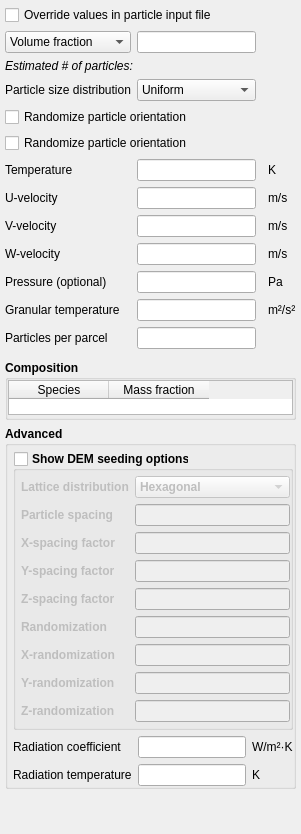
             <widget class="QWidget" name="page_solids">
              <property name="styleSheet">
               <string notr="true"/>
              </property>
              <layout class="QVBoxLayout" name="verticalLayout_5">
               <property name="spacing">
                <number>6</number>
               </property>
               <property name="leftMargin">
                <number>5</number>
               </property>
               <property name="topMargin">
                <number>5</number>
               </property>
               <property name="rightMargin">
                <number>5</number>
               </property>
               <property name="bottomMargin">
                <number>5</number>
               </property>
               <item>
                <widget class="CheckBox" name="checkbox_keyword_ic_override_part_input_args_IC_P">
                 <property name="text">
                  <string>Override values in particle input file</string>
                 </property>
                </widget>
               </item>
               <item>
                <widget class="QWidget" name="frame_solids_parameters" native="true">
                 <layout class="QGridLayout" name="gridLayout_2">
                  <property name="leftMargin">
                   <number>0</number>
                  </property>
                  <property name="topMargin">
                   <number>0</number>
                  </property>
                  <property name="rightMargin">
                   <number>0</number>
                  </property>
                  <property name="bottomMargin">
                   <number>5</number>
                  </property>
                  <property name="spacing">
                   <number>6</number>
                  </property>
                  <item row="14" column="0">
                   <widget class="QLabel" name="label_ic_pic_const_statwt">
                    <property name="text">
                     <string>Particles per parcel</string>
                    </property>
                   </widget>
                  </item>
                  <item row="12" column="3">
                   <widget class="QLabel" name="label_ic_p_star_units">
                    <property name="text">
                     <string>Pa</string>
                    </property>
                   </widget>
                  </item>
                  <item row="5" column="1">
                   <widget class="QComboBox" name="combobox_ic_psd">
                    <item>
                     <property name="text">
                      <string>Uniform</string>
                     </property>
                    </item>
                   </widget>
                  </item>
                  <item row="10" column="0">
                   <widget class="QLabel" name="label_ic_v_s">
                    <property name="text">
                     <string>V-velocity</string>
                    </property>
                   </widget>
                  </item>
                  <item row="2" column="0">
                   <widget class="QComboBox" name="combobox_solids_content_type">
                    <item>
                     <property name="text">
                      <string>Volume fraction</string>
                     </property>
                    </item>
                    <item>
                     <property name="text">
                      <string>Inventory</string>
                     </property>
                    </item>
                    <item>
                     <property name="text">
                      <string>Particle count</string>
                     </property>
                    </item>
                   </widget>
                  </item>
                  <item row="13" column="3">
                   <widget class="QLabel" name="label_ic_theta_m_units">
                    <property name="text">
                     <string>m²/s²</string>
                    </property>
                   </widget>
                  </item>
                  <item row="11" column="3">
                   <widget class="QLabel" name="label_ic_w_s_units">
                    <property name="text">
                     <string>m/s</string>
                    </property>
                   </widget>
                  </item>
                  <item row="11" column="0">
                   <widget class="QLabel" name="label_ic_w_s">
                    <property name="text">
                     <string>W-velocity</string>
                    </property>
                   </widget>
                  </item>
                  <item row="8" column="0">
                   <widget class="QLabel" name="label_ic_t_s">
                    <property name="text">
                     <string>Temperature</string>
                    </property>
                   </widget>
                  </item>
                  <item row="5" column="0">
                   <widget class="QLabel" name="label_ic_psd">
                    <property name="text">
                     <string>Particle size distribution</string>
                    </property>
                   </widget>
                  </item>
                  <item row="13" column="0">
                   <widget class="QLabel" name="label_ic_theta_m">
                    <property name="text">
                     <string>Granular temperature</string>
                    </property>
                   </widget>
                  </item>
                  <item row="12" column="1">
                   <widget class="LineEdit" name="lineedit_ic_p_star_args_IC"/>
                  </item>
                  <item row="10" column="3">
                   <widget class="QLabel" name="label_ic_v_s_units">
                    <property name="text">
                     <string>m/s</string>
                    </property>
                   </widget>
                  </item>
                  <item row="2" column="1">
                   <widget class="LineEdit" name="lineedit_solids_content"/>
                  </item>
                  <item row="8" column="1">
                   <widget class="LineEdit" name="lineedit_keyword_ic_t_s_args_IC_P"/>
                  </item>
                  <item row="2" column="3">
                   <widget class="QLabel" name="label_solids_content_units">
                    <property name="text">
                     <string/>
                    </property>
                   </widget>
                  </item>
                  <item row="13" column="1">
                   <widget class="LineEdit" name="lineedit_keyword_ic_theta_m_args_IC_P"/>
                  </item>
                  <item row="9" column="3">
                   <widget class="QLabel" name="label_ic_u_s_units">
                    <property name="text">
                     <string>m/s</string>
                    </property>
                   </widget>
                  </item>
                  <item row="14" column="1">
                   <widget class="LineEdit" name="lineedit_keyword_ic_pic_const_statwt_args_IC_P"/>
                  </item>
                  <item row="11" column="1">
                   <widget class="LineEdit" name="lineedit_keyword_ic_w_s_args_IC_P"/>
                  </item>
                  <item row="4" column="0" colspan="4">
                   <widget class="QLabel" name="label_estimated_particles">
                    <property name="font">
                     <font>
                      <italic>true</italic>
                     </font>
                    </property>
                    <property name="text">
                     <string>Estimated # of particles:</string>
                    </property>
                   </widget>
                  </item>
                  <item row="9" column="0">
                   <widget class="QLabel" name="label_ic_u_s">
                    <property name="text">
                     <string>U-velocity</string>
                    </property>
                   </widget>
                  </item>
                  <item row="9" column="1">
                   <widget class="LineEdit" name="lineedit_keyword_ic_u_s_args_IC_P"/>
                  </item>
                  <item row="12" column="0">
                   <widget class="QLabel" name="label_ic_p_star">
                    <property name="text">
                     <string>Pressure (optional)</string>
                    </property>
                   </widget>
                  </item>
                  <item row="10" column="1">
                   <widget class="LineEdit" name="lineedit_keyword_ic_v_s_args_IC_P"/>
                  </item>
                  <item row="8" column="3">
                   <widget class="QLabel" name="label_ic_t_s_units">
                    <property name="text">
                     <string>K</string>
                    </property>
                   </widget>
                  </item>
                  <item row="6" column="0" colspan="4">
                   <widget class="CheckBox" name="checkbox_keyword_ic_sqp_random_q_args_IC_P">
                    <property name="text">
                     <string>Randomize particle orientation</string>
                    </property>
                   </widget>
                  </item>
                  <item row="7" column="0" colspan="4">
                   <widget class="CheckBox" name="checkbox_keyword_ic_gsp_random_q_args_IC_P">
                    <property name="text">
                     <string>Randomize particle orientation</string>
                    </property>
                   </widget>
                  </item>
                 </layout>
                </widget>
               </item>
               <item>
                <widget class="QGroupBox" name="groupbox_solids_composition">
                 <property name="sizePolicy">
                  <sizepolicy hsizetype="Minimum" vsizetype="Minimum">
                   <horstretch>0</horstretch>
                   <verstretch>0</verstretch>
                  </sizepolicy>
                 </property>
                 <property name="maximumSize">
                  <size>
                   <width>16777215</width>
                   <height>16777215</height>
                  </size>
                 </property>
                 <property name="font">
                  <font>
                   <weight>75</weight>
                   <bold>true</bold>
                  </font>
                 </property>
                 <property name="title">
                  <string>Composition</string>
                 </property>
                 <property name="flat">
                  <bool>true</bool>
                 </property>
                 <layout class="QGridLayout" name="gridLayout_13">
                  <property name="leftMargin">
                   <number>0</number>
                  </property>
                  <property name="topMargin">
                   <number>0</number>
                  </property>
                  <property name="rightMargin">
                   <number>0</number>
                  </property>
                  <property name="bottomMargin">
                   <number>2</number>
                  </property>
                  <property name="spacing">
                   <number>0</number>
                  </property>
                  <item row="0" column="0">
                   <widget class="QTableWidget" name="tablewidget_solids_mass_fraction">
                    <property name="maximumSize">
                     <size>
                      <width>16777215</width>
                      <height>35</height>
                     </size>
                    </property>
                    <property name="font">
                     <font>
                      <weight>50</weight>
                      <bold>false</bold>
                     </font>
                    </property>
                    <property name="selectionMode">
                     <enum>QAbstractItemView::NoSelection</enum>
                    </property>
                    <attribute name="horizontalHeaderHighlightSections">
                     <bool>false</bool>
                    </attribute>
                    <attribute name="verticalHeaderVisible">
                     <bool>false</bool>
                    </attribute>
                    <column>
                     <property name="text">
                      <string>Species</string>
                     </property>
                    </column>
                    <column>
                     <property name="text">
                      <string>Mass fraction</string>
                     </property>
                    </column>
                   </widget>
                  </item>
                 </layout>
                </widget>
               </item>
               <item>
                <widget class="QGroupBox" name="groupbox_solids_advanced">
                 <property name="font">
                  <font>
                   <weight>75</weight>
                   <bold>true</bold>
                  </font>
                 </property>
                 <property name="title">
                  <string>Advanced</string>
                 </property>
                 <property name="flat">
                  <bool>true</bool>
                 </property>
                 <layout class="QGridLayout" name="gridLayout_10">
                  <property name="leftMargin">
                   <number>5</number>
                  </property>
                  <property name="topMargin">
                   <number>5</number>
                  </property>
                  <property name="rightMargin">
                   <number>0</number>
                  </property>
                  <property name="bottomMargin">
                   <number>0</number>
                  </property>
                  <item row="0" column="0">
                   <widget class="QGroupBox" name="groupbox_dem_seeding">
                    <property name="styleSheet">
                     <string notr="true">QGroupBox::indicator {subcontrol-origin: top};</string>
                    </property>
                    <property name="title">
                     <string>Show DEM seeding options</string>
                    </property>
                    <property name="flat">
                     <bool>true</bool>
                    </property>
                    <property name="checkable">
                     <bool>true</bool>
                    </property>
                    <property name="checked">
                     <bool>false</bool>
                    </property>
                    <layout class="QGridLayout" name="gridLayout_16">
                     <property name="leftMargin">
                      <number>5</number>
                     </property>
                     <property name="topMargin">
                      <number>5</number>
                     </property>
                     <property name="rightMargin">
                      <number>0</number>
                     </property>
                     <property name="bottomMargin">
                      <number>5</number>
                     </property>
                     <property name="spacing">
                      <number>6</number>
                     </property>
                     <item row="8" column="1">
                      <widget class="LineEdit" name="lineedit_keyword_ic_des_rand_factor_z_args_IC_P"/>
                     </item>
                     <item row="4" column="0">
                      <widget class="QLabel" name="label_ic_des_space_factor_z">
                       <property name="text">
                        <string>Z-spacing factor</string>
                       </property>
                      </widget>
                     </item>
                     <item row="1" column="0">
                      <widget class="QLabel" name="label_ic_des_spacing">
                       <property name="text">
                        <string>Particle spacing</string>
                       </property>
                      </widget>
                     </item>
                     <item row="6" column="0">
                      <widget class="QLabel" name="label_ic_des_rand_factor_x">
                       <property name="text">
                        <string>X-randomization</string>
                       </property>
                      </widget>
                     </item>
                     <item row="7" column="1">
                      <widget class="LineEdit" name="lineedit_keyword_ic_des_rand_factor_y_args_IC_P"/>
                     </item>
                     <item row="5" column="1">
                      <widget class="LineEdit" name="lineedit_keyword_ic_des_rand_args_IC_P"/>
                     </item>
                     <item row="2" column="1">
                      <widget class="LineEdit" name="lineedit_keyword_ic_des_space_factor_x_args_IC_P"/>
                     </item>
                     <item row="3" column="1">
                      <widget class="LineEdit" name="lineedit_keyword_ic_des_space_factor_y_args_IC_P"/>
                     </item>
                     <item row="1" column="1">
                      <widget class="LineEdit" name="lineedit_keyword_ic_des_spacing_args_IC_P"/>
                     </item>
                     <item row="5" column="0">
                      <widget class="QLabel" name="label_ic_des_rand">
                       <property name="text">
                        <string>Randomization</string>
                       </property>
                      </widget>
                     </item>
                     <item row="6" column="1">
                      <widget class="LineEdit" name="lineedit_keyword_ic_des_rand_factor_x_args_IC_P"/>
                     </item>
                     <item row="2" column="0">
                      <widget class="QLabel" name="label_ic_des_space_factor_x">
                       <property name="text">
                        <string>X-spacing factor</string>
                       </property>
                      </widget>
                     </item>
                     <item row="3" column="0">
                      <widget class="QLabel" name="label_ic_des_space_factor_y">
                       <property name="text">
                        <string>Y-spacing factor</string>
                       </property>
                      </widget>
                     </item>
                     <item row="8" column="0">
                      <widget class="QLabel" name="label_ic_des_rand_factor_z">
                       <property name="text">
                        <string>Z-randomization</string>
                       </property>
                      </widget>
                     </item>
                     <item row="4" column="1">
                      <widget class="LineEdit" name="lineedit_keyword_ic_des_space_factor_z_args_IC_P"/>
                     </item>
                     <item row="0" column="1">
                      <widget class="ComboBox" name="combobox_ic_des_lattice">
                       <item>
                        <property name="text">
                         <string>Hexagonal</string>
                        </property>
                       </item>
                       <item>
                        <property name="text">
                         <string>Cubic</string>
                        </property>
                       </item>
                      </widget>
                     </item>
                     <item row="0" column="0">
                      <widget class="QLabel" name="label_ic_des_lattice">
                       <property name="text">
                        <string>Lattice distribution</string>
                       </property>
                      </widget>
                     </item>
                     <item row="7" column="0">
                      <widget class="QLabel" name="label_ic_des_rand_factor_y">
                       <property name="text">
                        <string>Y-randomization</string>
                       </property>
                      </widget>
                     </item>
                    </layout>
                   </widget>
                  </item>
                  <item row="3" column="0">
                   <layout class="QGridLayout" name="gridLayout_5">
                    <property name="spacing">
                     <number>6</number>
                    </property>
                    <item row="0" column="0">
                     <widget class="QLabel" name="label_ic_gama_rs">
                      <property name="font">
                       <font>
                        <weight>50</weight>
                        <bold>false</bold>
                       </font>
                      </property>
                      <property name="text">
                       <string>Radiation coefficient</string>
                      </property>
                     </widget>
                    </item>
                    <item row="0" column="1">
                     <widget class="LineEdit" name="lineedit_keyword_ic_gama_rs_args_IC_P">
                      <property name="font">
                       <font>
                        <weight>50</weight>
                        <bold>false</bold>
                       </font>
                      </property>
                     </widget>
                    </item>
                    <item row="0" column="2">
                     <widget class="QLabel" name="label_ic_gama_rs_units">
                      <property name="font">
                       <font>
                        <weight>50</weight>
                        <bold>false</bold>
                       </font>
                      </property>
                      <property name="text">
                       <string>W/m²·K</string>
                      </property>
                     </widget>
                    </item>
                    <item row="1" column="0">
                     <widget class="QLabel" name="label_ic_t_rs">
                      <property name="font">
                       <font>
                        <weight>50</weight>
                        <bold>false</bold>
                       </font>
                      </property>
                      <property name="text">
                       <string>Radiation temperature</string>
                      </property>
                     </widget>
                    </item>
                    <item row="1" column="1">
                     <widget class="LineEdit" name="lineedit_keyword_ic_t_rs_args_IC_P">
                      <property name="font">
                       <font>
                        <weight>50</weight>
                        <bold>false</bold>
                       </font>
                      </property>
                     </widget>
                    </item>
                    <item row="1" column="2">
                     <widget class="QLabel" name="label_ic_t_rs_units">
                      <property name="font">
                       <font>
                        <weight>50</weight>
                        <bold>false</bold>
                       </font>
                      </property>
                      <property name="text">
                       <string>K</string>
                      </property>
                     </widget>
                    </item>
                   </layout>
                  </item>
                 </layout>
                </widget>
               </item>
               <item>
                <spacer name="verticalSpacer_4">
                 <property name="orientation">
                  <enum>Qt::Vertical</enum>
                 </property>
                 <property name="sizeHint" stdset="0">
                  <size>
                   <width>20</width>
                   <height>40</height>
                  </size>
                 </property>
                </spacer>
               </item>
              </layout>
             </widget>
